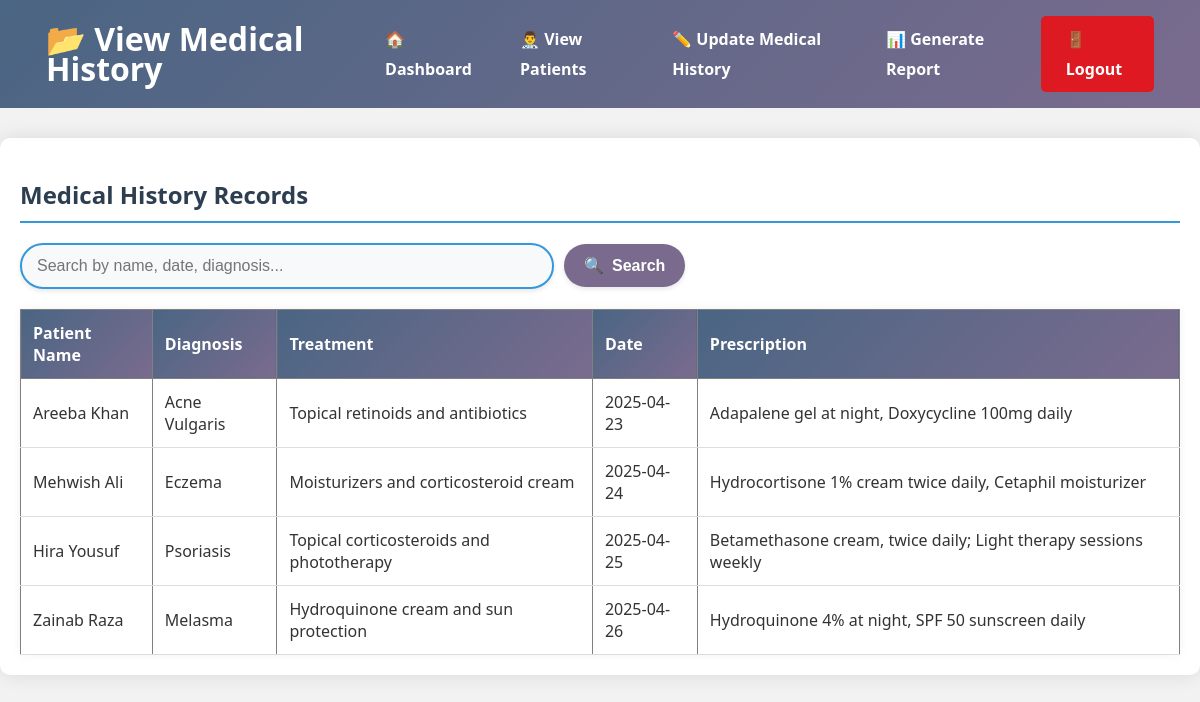
/derma/specialists/view_medical_history.php (signed in), run on the app's committed database.
### tables this page shows
CREATE TABLE `medical_history` (
  `id` int NOT NULL,
  `patient_id` int NOT NULL,
  `diagnosis` varchar(255) NOT NULL,
  `treatment` varchar(255) NOT NULL,
  `date` date NOT NULL,
  `prescription` varchar(255) NOT NULL,
  `specialist_id` int NOT NULL
);

CREATE TABLE `patients` (
  `id` int NOT NULL,
  `first_name` varchar(50) NOT NULL,
  `last_name` varchar(50) NOT NULL,
  `username` varchar(50) NOT NULL,
  `password` varchar(255) NOT NULL,
  `email` varchar(100) NOT NULL,
  `mobile` varchar(15) NOT NULL,
  `cnic` varchar(15) NOT NULL,
  `state` varchar(50) NOT NULL,
  `city` varchar(50) NOT NULL,
  `role` enum('patient') NOT NULL DEFAULT 'patient',
  `certificate_path` varchar(255) DEFAULT NULL,
  `profile_photo_path` varchar(255) DEFAULT NULL,
  `created_at` timestamp NULL DEFAULT CURRENT_TIMESTAMP,
  `certificate_verified` tinyint(1) NOT NULL DEFAULT '0'
);

### derma/specialists/view_medical_history.php (the view, shortened to what this page needs)
<?php
include 'db_connection.php';
$specialist_id = $_SESSION['specialist_id'];
$search = isset($_GET['search']) ? trim($_GET['search']) : '';
$sql = "
    SELECT mh.*, p.first_name, p.last_name
    FROM medical_history mh
    JOIN patients p ON mh.patient_id = p.id
    JOIN appointments a ON p.id = a.patient_id
    WHERE a.specialist_id = ?
";
$stmt = $conn->prepare($sql);
if ($search !== '') {
    $searchTerm = '%' . $search . '%';
    $stmt->bind_param("sssss", $specialist_id, $searchTerm, $searchTerm, $searchTerm, $searchTerm);
} else {
    $stmt->bind_param("s", $specialist_id);
}
$stmt->execute();
$result = $stmt->get_result();
?>
<!DOCTYPE html>
<html>
<head>
</head>
<body style="background: #f2f2f2;">
    <header>
        <h1>📂 View Medical History</h1>
        <nav>
            <a href="specialist_dashboard.php">🏠 Dashboard</a>
            <a href="view_patients.php">👨‍⚕️ View Patients</a>
            <a href="update_medical_history.php">✏️ Update Medical History</a>
            <a href="generate_report.php">📊 Generate Report</a>
            <a href="../logout.php" class="logout">🚪 Logout</a>
        </nav>
    </header>
    <section class="content">
        <h2>Medical History Records</h2>
        <form method="get" style="margin-bottom: 20px;">
            <input type="text" name="search" placeholder="Search by name, date, diagnosis..." value="<?= htmlspecialchars($search) ?>" />
            <button type="submit"> Search</button>
        </form>
        <table border="1" cellpadding="10">
            <tr>
                <th>Patient Name</th>
                <th>Diagnosis</th>
                <th>Treatment</th>
                <th>Date</th>
                <th>Prescription</th>
            </tr>
            <?php while ($row = $result->fetch_assoc()): ?>
                <tr>
                    <td><?= htmlspecialchars($row['first_name'] . ' ' . $row['last_name']) ?></td>
                    <td><?= htmlspecialchars($row['diagnosis']) ?></td>
                    <td><?= htmlspecialchars($row['treatment']) ?></td>
                    <td><?= htmlspecialchars($row['date']) ?></td>
                    <td><?= htmlspecialchars($row['prescription']) ?></td>
                </tr>
            <?php endwhile; ?>
        </table>
    </section>
</body>
</html>

### derma/specialists/view_medical_history.php (style rules this page uses)
body { font-family: 'Segoe UI', Tahoma, Geneva, Verdana, sans-serif; margin: 0; padding: 0; color: #333; transition: all 0.3s ease; }
header { background:linear-gradient(135deg, #4a6583 0%, #7a6b8e 100%); color: #fff; padding: 1rem; display: flex; justify-content: space-between; align-items: center; line-height: 30px; }
header h1 { margin: 0; margin-left: 30px; transition: transform 0.3s ease; }
nav { display: flex; gap: 1rem; }
nav a { color: #fff; text-decoration: none; font-weight: bold; padding: 0.5rem 1rem; border-radius: 5px; transition: all 0.3s ease; position: relative; }
nav a:not(.logout)::after { content: ''; position: absolute; bottom: 0; left: 50%; width: 0; height: 2px; background: #fff; transition: all 0.3s ease; }
.logout { background-color: rgba(255, 0, 0, 0.762); margin-right: 30px; padding-left: 25px; padding-right: 25px; transition: all 0.3s ease; }
.content { max-width: 1200px; margin: 30px auto; padding: 20px; background: white; border-radius: 10px; box-shadow: 0 0 20px rgba(0, 0, 0, 0.1); transition: transform 0.3s ease, box-shadow 0.3s ease; }
h2 { color: #2c3e50; border-bottom: 2px solid #3498db; padding-bottom: 10px; margin-bottom: 20px; transition: all 0.3s ease; }
form[method="get"] { display: flex; gap: 10px; margin: 20px 0; align-items: center; }
form[method="get"] input[type="text"] { flex: 1; max-width: 500px; padding: 12px 15px; border: 2px solid #3498db; border-radius: 30px; font-size: 16px; outline: none; transition: all 0.3s ease; box-shadow: 0 2px 5px rgba(0,0,0,0.1); background-color: #f8f9fa; }
form[method="get"] button { padding: 12px 20px; background:#7a6b8e; color: white; border: none; border-radius: 30px; cursor: pointer; font-size: 16px; font-weight: 600; transition: all 0.3s ease; box-shadow: 0 2px 5px rgba(0,0,0,0.1); display: flex; align-items: center; gap: 8px; }
form[method="get"] button::before { content: "🔍"; font-size: 16px; }
table { width: 100%; border-collapse: collapse; margin-top: 20px; box-shadow: 0 0 10px rgba(0, 0, 0, 0.05); transition: all 0.3s ease; }
th { background:linear-gradient(135deg, #4a6583 0%, #7a6b8e 100%); color: white; padding: 12px; text-align: left; transition: all 0.3s ease; }
td { padding: 12px; border-bottom: 1px solid #ddd; transition: all 0.3s ease; }
input, select, button { transition: all 0.3s ease !important; }

### data on the page
medical_history: patient.last_name "Areeba Khan", diagnosis "Acne Vulgaris", treatment "Topical retinoids and antibiotics", date "2025-04-23", prescription "Adapalene gel at night, Doxycycline 100mg daily"
medical_history: patient.last_name "Mehwish Ali", diagnosis "Eczema", treatment "Moisturizers and corticosteroid cream", date "2025-04-24", prescription "Hydrocortisone 1% cream twice daily, Cetaphil moisturizer"
medical_history: patient.last_name "Hira Yousuf", diagnosis "Psoriasis", treatment "Topical corticosteroids and phototherapy", date "2025-04-25", prescription "Betamethasone cream, twice daily; Light therapy sessions weekly"
medical_history: patient.last_name "Zainab Raza", diagnosis "Melasma", treatment "Hydroquinone cream and sun protection", date "2025-04-26", prescription "Hydroquinone 4% at night, SPF 50 sunscreen daily"
